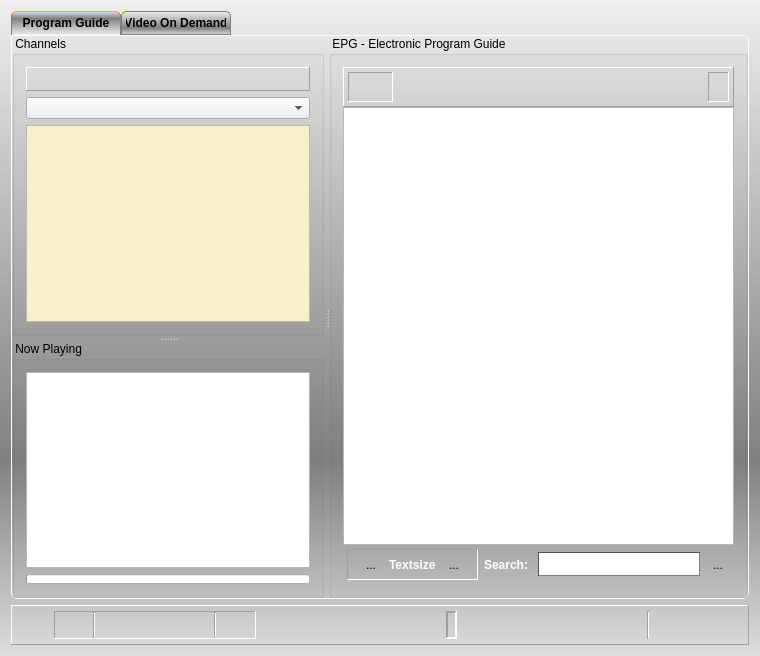
<?xml version="1.0" encoding="UTF-8"?>
<ui version="4.0">
 <class>Recorder</class>
 <widget class="QDialog" name="Recorder">
  <property name="geometry">
   <rect>
    <x>0</x>
    <y>0</y>
    <width>760</width>
    <height>656</height>
   </rect>
  </property>
  <property name="windowIcon">
   <iconset resource="../vlc-record.qrc">
    <normaloff>:/app/kartina</normaloff>:/app/kartina</iconset>
  </property>
  <property name="styleSheet">
   <string notr="true">QDialog#Recorder {
background-color: qlineargradient(spread:pad, x1:0, y1:0, x2:0, y2:1, stop:0 #eee, stop:0.7 grey, stop:1 #dedede);
}</string>
  </property>
  <property name="locale">
   <locale language="English" country="UnitedStates"/>
  </property>
  <layout class="QVBoxLayout" name="verticalLayout_5">
   <item>
    <widget class="QTabWidget" name="tabEpgVod">
     <property name="styleSheet">
      <string notr="true">QWidget#tabEpgVod {
  background-color: transparent;
}

QTabWidget::pane {
  background-color: transparent;
  border: 1px solid white;
  border-bottom-left-radius: 6px;
  border-bottom-right-radius: 6px;
  border-top-right-radius: 6px;
}

QTabWidget::tab-bar {
     alignment: left;
}

QTabBar::tab {
  background-color: qlineargradient(spread:pad, x1:0, y1:0, x2:0, y2:1, stop:0 #eee, stop:0.7 grey, stop:1 #dedede);
  border: 1px solid gray;
  border-top-left-radius: 5px;
  border-top-right-radius: 5px;
  min-width: 100px;
  padding: 4px;
  font: bold;
}

QTabBar::tab:selected {
  background-color: qlineargradient(spread:pad, x1:1, y1:1, x2:1, y2:0, stop:0 #eee, stop:0.7 grey, stop:1 #dedede);
  border-bottom-color: #eee;
  border-top-color: #fa0;
}

QTabBar::tab:hover {
  border-bottom-color: #eee;
}
</string>
     </property>
     <property name="tabPosition">
      <enum>QTabWidget::North</enum>
     </property>
     <property name="currentIndex">
      <number>0</number>
     </property>
     <widget class="QWidget" name="epgTab">
      <attribute name="title">
       <string>Program Guide</string>
      </attribute>
      <layout class="QVBoxLayout" name="verticalLayout_6">
       <property name="spacing">
        <number>0</number>
       </property>
       <property name="margin">
        <number>0</number>
       </property>
       <item>
        <widget class="QSplitter" name="vSplitterChanEpg">
         <property name="styleSheet">
          <string notr="true">QSplitter#vSplitterChanEpg::handle {
     image: url(:/png/v_split);
 }

 QSplitter#vSplitterChanEpg::handle:horizontal {
     width: 5px;
 }

 QSplitter#vSplitterChanEpg::handle:vertical {
     height: 5px;
 }

 QSplitter#vSplitterChanEpg::handle:hover {
    image: url(:/png/v_split_hover);
 }

 QSplitter#vSplitterChanEpg::handle:pressed {
    image: url(:/png/v_split_pressed);
 }</string>
         </property>
         <property name="orientation">
          <enum>Qt::Horizontal</enum>
         </property>
         <widget class="QSplitter" name="hSplitterChannels">
          <property name="styleSheet">
           <string notr="true">QSplitter#hSplitterChannels::handle {
   image: url(:/png/h_split);
}

QSplitter#hSplitterChannels::handle:horizontal {
   width: 5px;
}

QSplitter#hSplitterChannels::handle:vertical {
   height: 5px;
}

QSplitter#hSplitterChannels::handle:hover {
   image: url(:/png/h_split_hover);
}

QSplitter#hSplitterChannels::handle:pressed {
   image: url(:/png/h_split_pressed);
}
</string>
          </property>
          <property name="orientation">
           <enum>Qt::Vertical</enum>
          </property>
          <widget class="QGroupBox" name="groupChannels">
           <property name="title">
            <string> Channels </string>
           </property>
           <layout class="QVBoxLayout" name="verticalLayout" stretch="0,0,0">
            <item>
             <widget class="QFrame" name="hFrameFav">
              <property name="contextMenuPolicy">
               <enum>Qt::DefaultContextMenu</enum>
              </property>
              <property name="styleSheet">
               <string notr="true">QFrame#hFrameFav {
background-color: qlineargradient(spread:pad, x1:0, y1:0, x2:0, y2:1, stop:0 #eee, 	stop:0.7 grey, stop:1 #dedede);
};</string>
              </property>
              <property name="frameShape">
               <enum>QFrame::Panel</enum>
              </property>
              <property name="frameShadow">
               <enum>QFrame::Raised</enum>
              </property>
              <layout class="QHBoxLayout" name="hLayoutFavFrame">
               <property name="spacing">
                <number>0</number>
               </property>
               <item>
                <spacer name="hSpacerLeft">
                 <property name="orientation">
                  <enum>Qt::Horizontal</enum>
                 </property>
                 <property name="sizeHint" stdset="0">
                  <size>
                   <width>40</width>
                   <height>0</height>
                  </size>
                 </property>
                </spacer>
               </item>
               <item>
                <layout class="QGridLayout" name="gLayoutFav">
                 <property name="spacing">
                  <number>4</number>
                 </property>
                </layout>
               </item>
               <item>
                <spacer name="hlSpacerRight">
                 <property name="orientation">
                  <enum>Qt::Horizontal</enum>
                 </property>
                 <property name="sizeHint" stdset="0">
                  <size>
                   <width>40</width>
                   <height>0</height>
                  </size>
                 </property>
                </spacer>
               </item>
              </layout>
             </widget>
            </item>
            <item>
             <widget class="QComboBox" name="cbxChannelGroup">
              <property name="whatsThis">
               <string>Channel Group</string>
              </property>
             </widget>
            </item>
            <item>
             <widget class="QListView" name="channelList">
              <property name="contextMenuPolicy">
               <enum>Qt::CustomContextMenu</enum>
              </property>
              <property name="toolTip">
               <string/>
              </property>
              <property name="whatsThis">
               <string>Channel List</string>
              </property>
              <property name="styleSheet">
               <string notr="true">QListView#channelList {
show-decoration-selected: 1;
background-color: rgb(247, 239, 205);
}

QListView#channelList::item:selected {
background-color: rgb(255, 167, 26);
alternate-background-color: rgb(255, 167, 26);
}

QListView#channelList::item:hover {
background-color: rgb(255, 110, 14);
}
</string>
              </property>
              <property name="alternatingRowColors">
               <bool>true</bool>
              </property>
              <property name="iconSize">
               <size>
                <width>24</width>
                <height>24</height>
               </size>
              </property>
             </widget>
            </item>
           </layout>
          </widget>
          <widget class="QGroupBox" name="groupEpgShort">
           <property name="title">
            <string> Now Playing </string>
           </property>
           <layout class="QVBoxLayout" name="verticalLayout_3">
            <item>
             <widget class="CEpgBrowser" name="textEpgShort">
              <property name="whatsThis">
               <string>Short EPG</string>
              </property>
             </widget>
            </item>
            <item>
             <widget class="QProgressBar" name="progressBar">
              <property name="minimumSize">
               <size>
                <width>0</width>
                <height>10</height>
               </size>
              </property>
              <property name="maximumSize">
               <size>
                <width>16777215</width>
                <height>10</height>
               </size>
              </property>
              <property name="whatsThis">
               <string>Time Progress for played programm</string>
              </property>
              <property name="value">
               <number>0</number>
              </property>
              <property name="textVisible">
               <bool>false</bool>
              </property>
             </widget>
            </item>
           </layout>
          </widget>
         </widget>
         <widget class="QGroupBox" name="groupEPG">
          <property name="title">
           <string> EPG - Electronic Program Guide </string>
          </property>
          <layout class="QVBoxLayout" name="verticalLayout_4">
           <item>
            <layout class="QVBoxLayout" name="verticalLayout_2">
             <property name="spacing">
              <number>0</number>
             </property>
             <item>
              <layout class="QHBoxLayout" name="hLayoutEpgNavi">
               <property name="spacing">
                <number>0</number>
               </property>
              </layout>
             </item>
             <item>
              <widget class="QFrame" name="frameEpgCtrl">
               <property name="styleSheet">
                <string notr="true">QFrame#frameEpgCtrl {
background-color: qlineargradient(spread:pad, x1:0, y1:0, x2:0, y2:1, stop:0 #eee, 	stop:0.7 grey, stop:1 #dedede);
};</string>
               </property>
               <property name="frameShape">
                <enum>QFrame::Panel</enum>
               </property>
               <property name="frameShadow">
                <enum>QFrame::Raised</enum>
               </property>
               <layout class="QHBoxLayout" name="horizontalLayout_5">
                <property name="margin">
                 <number>4</number>
                </property>
                <item>
                 <widget class="QFrame" name="frameChan">
                  <property name="styleSheet">
                   <string notr="true"/>
                  </property>
                  <property name="frameShape">
                   <enum>QFrame::Panel</enum>
                  </property>
                  <property name="frameShadow">
                   <enum>QFrame::Sunken</enum>
                  </property>
                  <layout class="QHBoxLayout" name="horizontalLayout_3">
                   <property name="spacing">
                    <number>4</number>
                   </property>
                   <property name="leftMargin">
                    <number>4</number>
                   </property>
                   <property name="topMargin">
                    <number>2</number>
                   </property>
                   <property name="rightMargin">
                    <number>4</number>
                   </property>
                   <property name="bottomMargin">
                    <number>2</number>
                   </property>
                   <item>
                    <widget class="QLabel" name="labChanIcon">
                     <property name="minimumSize">
                      <size>
                       <width>24</width>
                       <height>24</height>
                      </size>
                     </property>
                     <property name="text">
                      <string/>
                     </property>
                    </widget>
                   </item>
                   <item>
                    <widget class="QLabel" name="labChanName">
                     <property name="styleSheet">
                      <string notr="true">QLabel#labChanName {
font-weight: bold;
color: white;
}</string>
                     </property>
                     <property name="text">
                      <string/>
                     </property>
                    </widget>
                   </item>
                  </layout>
                 </widget>
                </item>
                <item>
                 <spacer name="horizontalSpacer_2">
                  <property name="orientation">
                   <enum>Qt::Horizontal</enum>
                  </property>
                  <property name="sizeHint" stdset="0">
                   <size>
                    <width>40</width>
                    <height>20</height>
                   </size>
                  </property>
                 </spacer>
                </item>
                <item>
                 <widget class="QFrame" name="frameNavi">
                  <property name="frameShape">
                   <enum>QFrame::Panel</enum>
                  </property>
                  <property name="frameShadow">
                   <enum>QFrame::Sunken</enum>
                  </property>
                  <layout class="QHBoxLayout" name="horizontalLayout_4">
                   <property name="leftMargin">
                    <number>6</number>
                   </property>
                   <property name="topMargin">
                    <number>2</number>
                   </property>
                   <property name="rightMargin">
                    <number>6</number>
                   </property>
                   <property name="bottomMargin">
                    <number>2</number>
                   </property>
                   <item>
                    <widget class="QLabel" name="labCurrDay">
                     <property name="styleSheet">
                      <string notr="true">QLabel#labCurrDay {
font-weight: bold;
color: white;
}</string>
                     </property>
                     <property name="text">
                      <string/>
                     </property>
                    </widget>
                   </item>
                  </layout>
                 </widget>
                </item>
               </layout>
              </widget>
             </item>
             <item>
              <widget class="CEpgBrowser" name="textEpg">
               <property name="styleSheet">
                <string notr="true"/>
               </property>
               <property name="locale">
                <locale language="English" country="UnitedStates"/>
               </property>
               <property name="frameShadow">
                <enum>QFrame::Sunken</enum>
               </property>
               <property name="lineWidth">
                <number>1</number>
               </property>
               <property name="openLinks">
                <bool>false</bool>
               </property>
              </widget>
             </item>
             <item>
              <widget class="QFrame" name="frameSearch">
               <property name="styleSheet">
                <string notr="true">QFrame#frameSearch {
background-color: qlineargradient(spread:pad, x1:0, y1:0, x2:0, y2:1, stop:0 #ccc, 	stop:0.7 #555, stop:1 #bbb);
border-left: 1px solid #eee;
border-right: 1px solid #ccc;
border-bottom: 1px solid #ccc;
border-top: 0px;
};</string>
               </property>
               <property name="frameShape">
                <enum>QFrame::NoFrame</enum>
               </property>
               <property name="frameShadow">
                <enum>QFrame::Raised</enum>
               </property>
               <property name="lineWidth">
                <number>1</number>
               </property>
               <layout class="QHBoxLayout" name="horizontalLayout_8">
                <property name="margin">
                 <number>4</number>
                </property>
                <item>
                 <widget class="QFrame" name="frTextsize">
                  <property name="minimumSize">
                   <size>
                    <width>120</width>
                    <height>0</height>
                   </size>
                  </property>
                  <property name="frameShape">
                   <enum>QFrame::Panel</enum>
                  </property>
                  <property name="frameShadow">
                   <enum>QFrame::Sunken</enum>
                  </property>
                  <layout class="QHBoxLayout" name="horizontalLayout_7">
                   <property name="topMargin">
                    <number>4</number>
                   </property>
                   <property name="bottomMargin">
                    <number>4</number>
                   </property>
                   <item>
                    <widget class="QToolButton" name="btnFontSmaller">
                     <property name="text">
                      <string>...</string>
                     </property>
                     <property name="icon">
                      <iconset resource="../vlc-record.qrc">
                       <normaloff>:/app/zoom-out</normaloff>:/app/zoom-out</iconset>
                     </property>
                     <property name="iconSize">
                      <size>
                       <width>16</width>
                       <height>16</height>
                      </size>
                     </property>
                     <property name="autoRaise">
                      <bool>true</bool>
                     </property>
                    </widget>
                   </item>
                   <item>
                    <widget class="QLabel" name="labTextSize">
                     <property name="styleSheet">
                      <string notr="true">QLabel#labTextSize {
font-weight: bold;
color: white;
}</string>
                     </property>
                     <property name="text">
                      <string>Textsize</string>
                     </property>
                    </widget>
                   </item>
                   <item>
                    <widget class="QToolButton" name="btnFontLarger">
                     <property name="text">
                      <string>...</string>
                     </property>
                     <property name="icon">
                      <iconset resource="../vlc-record.qrc">
                       <normaloff>:/app/zoom-in</normaloff>:/app/zoom-in</iconset>
                     </property>
                     <property name="iconSize">
                      <size>
                       <width>16</width>
                       <height>16</height>
                      </size>
                     </property>
                     <property name="autoRaise">
                      <bool>true</bool>
                     </property>
                    </widget>
                   </item>
                  </layout>
                 </widget>
                </item>
                <item>
                 <widget class="QLabel" name="labSearch">
                  <property name="styleSheet">
                   <string notr="true">QLabel#labSearch {
font-weight: bold;
color: white;
}</string>
                  </property>
                  <property name="text">
                   <string>Search: </string>
                  </property>
                 </widget>
                </item>
                <item>
                 <widget class="QLineEdit" name="lineSearch">
                  <property name="minimumSize">
                   <size>
                    <width>100</width>
                    <height>24</height>
                   </size>
                  </property>
                  <property name="styleSheet">
                   <string notr="true">QLineEdit#lineSearch {
  color: #800;   
  font: bold;
   background-image: url(:/app/search);
   background-repeat: no-repeat;
   background-position: LEFT;
   border: 1px inset;
   border-color: #555;
 }</string>
                  </property>
                 </widget>
                </item>
                <item>
                 <widget class="QToolButton" name="btnSearch">
                  <property name="text">
                   <string>...</string>
                  </property>
                  <property name="icon">
                   <iconset resource="../vlc-record.qrc">
                    <normaloff>:/app/find</normaloff>:/app/find</iconset>
                  </property>
                  <property name="iconSize">
                   <size>
                    <width>24</width>
                    <height>24</height>
                   </size>
                  </property>
                  <property name="autoRaise">
                   <bool>true</bool>
                  </property>
                 </widget>
                </item>
               </layout>
              </widget>
             </item>
            </layout>
           </item>
          </layout>
         </widget>
        </widget>
       </item>
      </layout>
     </widget>
     <widget class="QWidget" name="vodTab">
      <attribute name="title">
       <string>Video On Demand</string>
      </attribute>
      <layout class="QVBoxLayout" name="verticalLayout_7">
       <property name="margin">
        <number>4</number>
       </property>
       <item>
        <layout class="QHBoxLayout" name="horizontalLayout_10" stretch="0,10,0,5,0,0,0,2,0">
         <item>
          <widget class="QLabel" name="labGenre">
           <property name="text">
            <string>Genre: </string>
           </property>
          </widget>
         </item>
         <item>
          <widget class="QComboBox" name="cbxGenre"/>
         </item>
         <item>
          <widget class="QLabel" name="label_2">
           <property name="text">
            <string>Order: </string>
           </property>
          </widget>
         </item>
         <item>
          <widget class="QComboBox" name="cbxLastOrBest"/>
         </item>
         <item>
          <spacer name="horizontalSpacer_5">
           <property name="orientation">
            <enum>Qt::Horizontal</enum>
           </property>
           <property name="sizeHint" stdset="0">
            <size>
             <width>40</width>
             <height>20</height>
            </size>
           </property>
          </spacer>
         </item>
         <item>
          <widget class="QToolButton" name="btnPrevSite">
           <property name="text">
            <string>...</string>
           </property>
           <property name="icon">
            <iconset resource="../vlc-record.qrc">
             <normaloff>:/png/back</normaloff>:/png/back</iconset>
           </property>
           <property name="autoRaise">
            <bool>true</bool>
           </property>
           <property name="arrowType">
            <enum>Qt::NoArrow</enum>
           </property>
          </widget>
         </item>
         <item>
          <widget class="QLabel" name="label">
           <property name="text">
            <string>Page: </string>
           </property>
          </widget>
         </item>
         <item>
          <widget class="QComboBox" name="cbxSites"/>
         </item>
         <item>
          <widget class="QToolButton" name="btnNextSite">
           <property name="text">
            <string>...</string>
           </property>
           <property name="icon">
            <iconset resource="../vlc-record.qrc">
             <normaloff>:/png/next</normaloff>:/png/next</iconset>
           </property>
           <property name="autoRaise">
            <bool>true</bool>
           </property>
           <property name="arrowType">
            <enum>Qt::NoArrow</enum>
           </property>
          </widget>
         </item>
        </layout>
       </item>
       <item>
        <widget class="CVodBrowser" name="vodBrowser">
         <property name="openLinks">
          <bool>false</bool>
         </property>
        </widget>
       </item>
       <item>
        <layout class="QHBoxLayout" name="horizontalLayout_9">
         <item>
          <widget class="QLabel" name="labVodSearch">
           <property name="styleSheet">
            <string notr="true">QLabel#labSearch {
font-weight: bold;
color: white;
}</string>
           </property>
           <property name="text">
            <string>Search: </string>
           </property>
          </widget>
         </item>
         <item>
          <widget class="QLineEdit" name="lineVodSearch">
           <property name="minimumSize">
            <size>
             <width>100</width>
             <height>24</height>
            </size>
           </property>
           <property name="styleSheet">
            <string notr="true">QLineEdit#lineVodSearch {
  color: #800;   
  font: bold;
   background-image: url(:/app/search);
   background-repeat: no-repeat;
   background-position: LEFT;
   border: 1px inset;
   border-color: #555;
 }</string>
           </property>
          </widget>
         </item>
         <item>
          <widget class="QToolButton" name="btnVodSearch">
           <property name="text">
            <string>...</string>
           </property>
           <property name="icon">
            <iconset resource="../vlc-record.qrc">
             <normaloff>:/app/find</normaloff>:/app/find</iconset>
           </property>
           <property name="iconSize">
            <size>
             <width>24</width>
             <height>24</height>
            </size>
           </property>
           <property name="autoRaise">
            <bool>true</bool>
           </property>
          </widget>
         </item>
        </layout>
       </item>
      </layout>
     </widget>
    </widget>
   </item>
   <item>
    <widget class="QFrame" name="frame">
     <property name="styleSheet">
      <string notr="true">QFrame#frame {
background-color: qlineargradient(spread:pad, x1:0, y1:0, x2:0, y2:1, stop:0 #eee, 	stop:0.7 grey, stop:1 #dedede);
};</string>
     </property>
     <property name="frameShape">
      <enum>QFrame::Panel</enum>
     </property>
     <property name="frameShadow">
      <enum>QFrame::Raised</enum>
     </property>
     <property name="lineWidth">
      <number>1</number>
     </property>
     <layout class="QHBoxLayout" name="horizontalLayout_2">
      <property name="spacing">
       <number>3</number>
      </property>
      <property name="leftMargin">
       <number>42</number>
      </property>
      <property name="topMargin">
       <number>5</number>
      </property>
      <property name="rightMargin">
       <number>5</number>
      </property>
      <property name="bottomMargin">
       <number>5</number>
      </property>
      <item>
       <widget class="QFrame" name="frameTimerInfo">
        <property name="frameShape">
         <enum>QFrame::Panel</enum>
        </property>
        <property name="frameShadow">
         <enum>QFrame::Sunken</enum>
        </property>
        <layout class="QHBoxLayout" name="horizontalLayout_6">
         <property name="spacing">
          <number>4</number>
         </property>
         <property name="margin">
          <number>0</number>
         </property>
         <item>
          <widget class="QPushButton" name="pushLive">
           <property name="maximumSize">
            <size>
             <width>34</width>
             <height>34</height>
            </size>
           </property>
           <property name="toolTip">
            <string>Show Live!</string>
           </property>
           <property name="text">
            <string/>
           </property>
           <property name="icon">
            <iconset resource="../vlc-record.qrc">
             <normaloff>:/app/live</normaloff>:/app/live</iconset>
           </property>
           <property name="iconSize">
            <size>
             <width>32</width>
             <height>32</height>
            </size>
           </property>
           <property name="flat">
            <bool>true</bool>
           </property>
          </widget>
         </item>
         <item>
          <widget class="Line" name="line_4">
           <property name="orientation">
            <enum>Qt::Vertical</enum>
           </property>
          </widget>
         </item>
         <item>
          <widget class="QPushButton" name="pushPlay">
           <property name="maximumSize">
            <size>
             <width>34</width>
             <height>34</height>
            </size>
           </property>
           <property name="toolTip">
            <string>Play selected Channel</string>
           </property>
           <property name="text">
            <string/>
           </property>
           <property name="icon">
            <iconset resource="../vlc-record.qrc">
             <normaloff>:/app/play</normaloff>:/app/play</iconset>
           </property>
           <property name="iconSize">
            <size>
             <width>32</width>
             <height>32</height>
            </size>
           </property>
           <property name="autoDefault">
            <bool>false</bool>
           </property>
           <property name="flat">
            <bool>true</bool>
           </property>
          </widget>
         </item>
         <item>
          <widget class="QPushButton" name="pushRecord">
           <property name="maximumSize">
            <size>
             <width>34</width>
             <height>34</height>
            </size>
           </property>
           <property name="toolTip">
            <string>Record selected Channel</string>
           </property>
           <property name="text">
            <string/>
           </property>
           <property name="icon">
            <iconset resource="../vlc-record.qrc">
             <normaloff>:/app/record</normaloff>:/app/record</iconset>
           </property>
           <property name="iconSize">
            <size>
             <width>32</width>
             <height>32</height>
            </size>
           </property>
           <property name="autoDefault">
            <bool>false</bool>
           </property>
           <property name="flat">
            <bool>true</bool>
           </property>
          </widget>
         </item>
         <item>
          <widget class="QPushButton" name="pushStop">
           <property name="enabled">
            <bool>false</bool>
           </property>
           <property name="minimumSize">
            <size>
             <width>0</width>
             <height>0</height>
            </size>
           </property>
           <property name="maximumSize">
            <size>
             <width>34</width>
             <height>34</height>
            </size>
           </property>
           <property name="toolTip">
            <string>Stop VLC ...</string>
           </property>
           <property name="text">
            <string/>
           </property>
           <property name="icon">
            <iconset resource="../vlc-record.qrc">
             <normaloff>:/app/stop</normaloff>:/app/stop</iconset>
           </property>
           <property name="iconSize">
            <size>
             <width>32</width>
             <height>32</height>
            </size>
           </property>
           <property name="autoDefault">
            <bool>false</bool>
           </property>
           <property name="flat">
            <bool>true</bool>
           </property>
          </widget>
         </item>
         <item>
          <widget class="Line" name="line_2">
           <property name="orientation">
            <enum>Qt::Vertical</enum>
           </property>
          </widget>
         </item>
         <item>
          <widget class="QPushButton" name="pushTimerRec">
           <property name="maximumSize">
            <size>
             <width>34</width>
             <height>34</height>
            </size>
           </property>
           <property name="toolTip">
            <string>Timer Record</string>
           </property>
           <property name="text">
            <string/>
           </property>
           <property name="icon">
            <iconset resource="../vlc-record.qrc">
             <normaloff>:/app/timerrec</normaloff>:/app/timerrec</iconset>
           </property>
           <property name="iconSize">
            <size>
             <width>32</width>
             <height>32</height>
            </size>
           </property>
           <property name="autoDefault">
            <bool>false</bool>
           </property>
           <property name="flat">
            <bool>true</bool>
           </property>
          </widget>
         </item>
        </layout>
       </widget>
      </item>
      <item>
       <spacer name="horizontalSpacer">
        <property name="orientation">
         <enum>Qt::Horizontal</enum>
        </property>
        <property name="sizeHint" stdset="0">
         <size>
          <width>40</width>
          <height>20</height>
         </size>
        </property>
       </spacer>
      </item>
      <item>
       <widget class="QFrame" name="frameState">
        <property name="frameShape">
         <enum>QFrame::Panel</enum>
        </property>
        <property name="frameShadow">
         <enum>QFrame::Sunken</enum>
        </property>
        <property name="lineWidth">
         <number>2</number>
        </property>
        <layout class="QHBoxLayout" name="horizontalLayout">
         <property name="spacing">
          <number>2</number>
         </property>
         <property name="margin">
          <number>0</number>
         </property>
         <item>
          <widget class="CLCDDisplay" name="labState">
           <property name="text">
            <string/>
           </property>
           <property name="pixmap">
            <pixmap resource="../lcd.qrc">:/lcd/blank</pixmap>
           </property>
          </widget>
         </item>
        </layout>
       </widget>
      </item>
      <item>
       <spacer name="horizontalSpacer_3">
        <property name="orientation">
         <enum>Qt::Horizontal</enum>
        </property>
        <property name="sizeHint" stdset="0">
         <size>
          <width>136</width>
          <height>20</height>
         </size>
        </property>
       </spacer>
      </item>
      <item>
       <widget class="Line" name="line_3">
        <property name="orientation">
         <enum>Qt::Vertical</enum>
        </property>
       </widget>
      </item>
      <item>
       <widget class="QPushButton" name="pushSettings">
        <property name="minimumSize">
         <size>
          <width>28</width>
          <height>28</height>
         </size>
        </property>
        <property name="maximumSize">
         <size>
          <width>28</width>
          <height>28</height>
         </size>
        </property>
        <property name="toolTip">
         <string>Settings</string>
        </property>
        <property name="text">
         <string/>
        </property>
        <property name="icon">
         <iconset resource="../vlc-record.qrc">
          <normaloff>:/app/settings</normaloff>:/app/settings</iconset>
        </property>
        <property name="iconSize">
         <size>
          <width>24</width>
          <height>24</height>
         </size>
        </property>
        <property name="autoDefault">
         <bool>false</bool>
        </property>
        <property name="flat">
         <bool>true</bool>
        </property>
       </widget>
      </item>
      <item>
       <widget class="QPushButton" name="pushAbout">
        <property name="minimumSize">
         <size>
          <width>28</width>
          <height>28</height>
         </size>
        </property>
        <property name="maximumSize">
         <size>
          <width>28</width>
          <height>28</height>
         </size>
        </property>
        <property name="toolTip">
         <string>About ...</string>
        </property>
        <property name="text">
         <string/>
        </property>
        <property name="icon">
         <iconset resource="../vlc-record.qrc">
          <normaloff>:/app/info</normaloff>:/app/info</iconset>
        </property>
        <property name="iconSize">
         <size>
          <width>24</width>
          <height>24</height>
         </size>
        </property>
        <property name="autoDefault">
         <bool>false</bool>
        </property>
        <property name="flat">
         <bool>true</bool>
        </property>
       </widget>
      </item>
      <item>
       <widget class="QPushButton" name="pushQuit">
        <property name="minimumSize">
         <size>
          <width>28</width>
          <height>28</height>
         </size>
        </property>
        <property name="maximumSize">
         <size>
          <width>28</width>
          <height>28</height>
         </size>
        </property>
        <property name="toolTip">
         <string>Quit</string>
        </property>
        <property name="text">
         <string/>
        </property>
        <property name="icon">
         <iconset resource="../vlc-record.qrc">
          <normaloff>:/app/quit</normaloff>:/app/quit</iconset>
        </property>
        <property name="iconSize">
         <size>
          <width>24</width>
          <height>24</height>
         </size>
        </property>
        <property name="autoDefault">
         <bool>false</bool>
        </property>
        <property name="flat">
         <bool>true</bool>
        </property>
       </widget>
      </item>
     </layout>
    </widget>
   </item>
  </layout>
 </widget>
 <layoutdefault spacing="6" margin="11"/>
 <customwidgets>
  <customwidget>
   <class>CEpgBrowser</class>
   <extends>QTextBrowser</extends>
   <header>cepgbrowser.h</header>
  </customwidget>
  <customwidget>
   <class>CLCDDisplay</class>
   <extends>QLabel</extends>
   <header>clcddisplay.h</header>
  </customwidget>
  <customwidget>
   <class>CVodBrowser</class>
   <extends>QTextBrowser</extends>
   <header>cvodbrowser.h</header>
  </customwidget>
 </customwidgets>
 <tabstops>
  <tabstop>cbxChannelGroup</tabstop>
  <tabstop>channelList</tabstop>
  <tabstop>textEpgShort</tabstop>
  <tabstop>textEpg</tabstop>
  <tabstop>pushSettings</tabstop>
  <tabstop>pushQuit</tabstop>
  <tabstop>pushAbout</tabstop>
 </tabstops>
 <resources>
  <include location="../lcd.qrc"/>
  <include location="../vlc-record.qrc"/>
 </resources>
 <connections>
  <connection>
   <sender>pushQuit</sender>
   <signal>clicked()</signal>
   <receiver>Recorder</receiver>
   <slot>close()</slot>
   <hints>
    <hint type="sourcelabel">
     <x>621</x>
     <y>398</y>
    </hint>
    <hint type="destinationlabel">
     <x>603</x>
     <y>432</y>
    </hint>
   </hints>
  </connection>
 </connections>
</ui>
